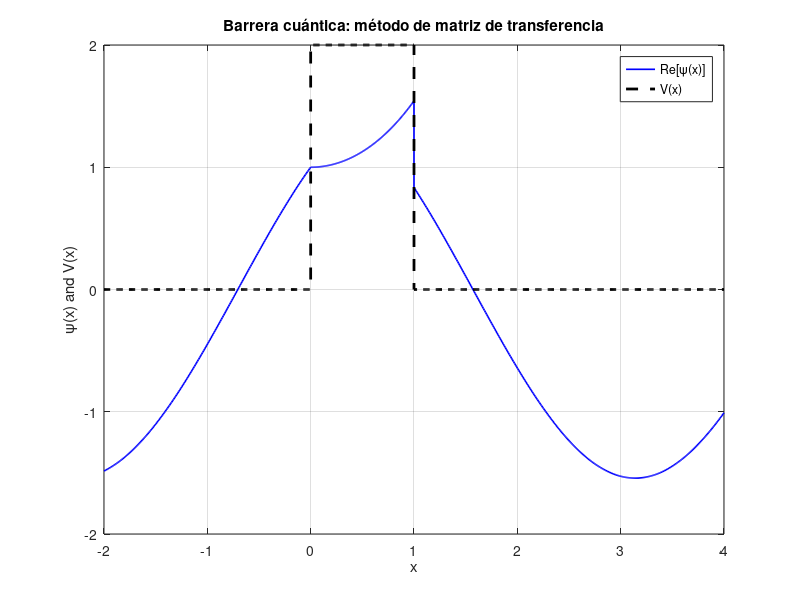

This figure's MATLAB source:
% Barrera cuántica utilizando el método de matriz de transferencia implementado en Octave
% Script que resuelve la ecuación de Schrödinger independiente del tiempo para una barrera cuántica 1D 
% utilizando el método de matriz de transferencia y mostrar la función de onda y el potencial gráficamente.

clear; clf;

% --- constantes físicas(unidades atómicas: hbar = 1, m = 1/2) ---
hbar = 1;
m = 0.5;

% --- Parámetros del sistema ---
E = 1;           % Energía de partículas
V0 = 2;          % Altura de barrera
a = 1;           % Ancho de barrera

% --- Regiones ---
x1 = linspace(-2, 0, 200);           % Izquierda de la barrera
x2 = linspace(0, a, 200);            % Barrera interior
x3 = linspace(a, 4, 300);            % Derecho de barrera

% --- Números de onda ---
k1 = sqrt(2*m*(E-0))/hbar;           % Izquierda (V=0)
k2 = sqrt(2*m*(E-V0))/hbar;          % Barrera interior (puede ser imaginario)
k3 = sqrt(2*m*(E-0))/hbar;           % Bien (V=0)

% --- Matrices de transferencia ---
M12 = [0.5*(1+k2/k1), 0.5*(1-k2/k1); 0.5*(1-k2/k1), 0.5*(1+k2/k1)]; % Interfaz en x = 0
M23 = [0.5*(1+k3/k2), 0.5*(1-k3/k2); 0.5*(1-k3/k2), 0.5*(1+k3/k2)]; % Interfaz en x = a

P2 = [exp(1i*k2*a), 0; 0, exp(-1i*k2*a)];           % Propagación dentro de la Región 2

Mtot = M23 * P2 * M12;                             % Matriz de transferencia total

% --- Entrada: Incidente desde la izquierda, amplitud = 1 ---
A = [1; 0];         % Solo onda incidente de la izquierda
B = Mtot \ [1; 0];  % Resolver amplitudes salientes

% Reconstruir la función de onda en cada región
psi1 = exp(1i*k1*x1) + B(2)*exp(-1i*k1*x1);
psi2 = (M12(1,1)*A(1)+M12(1,2)*A(2))*exp(1i*k2*x2) + ...
       (M12(2,1)*A(1)+M12(2,2)*A(2))*exp(-1i*k2*x2);
psi3 = B(1)*exp(1i*k3*x3);

% --- Perfil potencial ---
V1 = zeros(size(x1));
V2 = V0*ones(size(x2));
V3 = zeros(size(x3));
xx = [x1 x2 x3];
VV = [V1 V2 V3];

% --- Trama ---
plot(xx, real([psi1 psi2 psi3]), 'b-', 'LineWidth', 1.2); hold on;
plot(xx, VV, 'k--', 'LineWidth', 2);
xlabel('x'); ylabel('\psi(x) and V(x)');
legend('Re[\psi(x)]','V(x)');
title('Barrera cuántica: método de matriz de transferencia');
grid on;